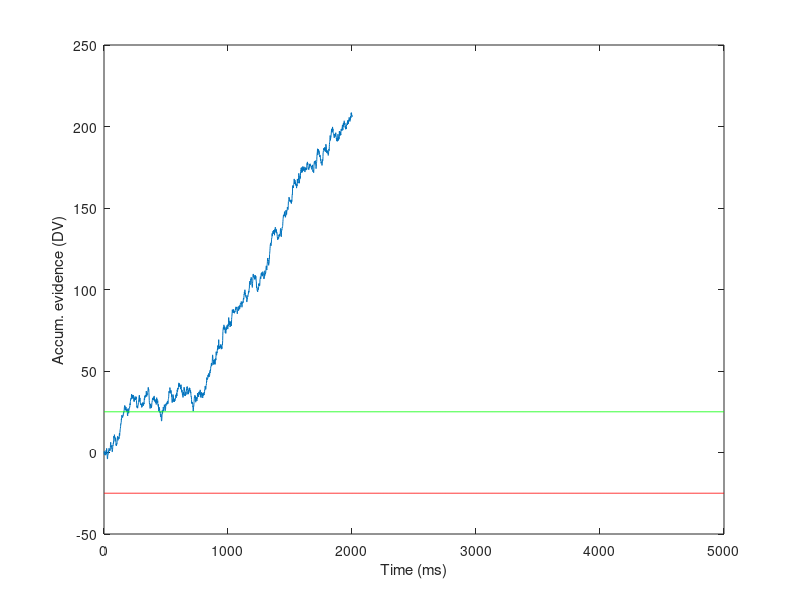
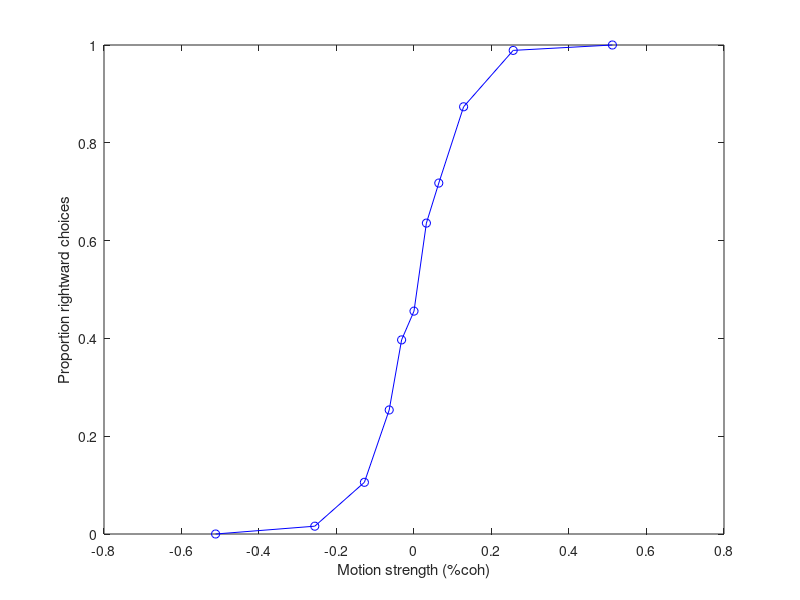
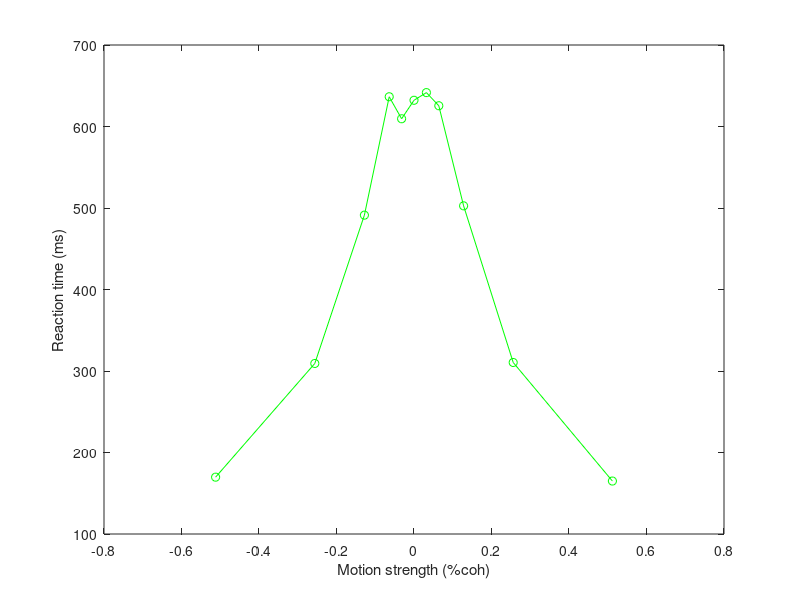

Write MATLAB code to recreate these figures, in order.
%% simDDM_simple.m
% simple simulation of a 1D drift-diffusion model in the context of a
% motion discrimination task (see e.g. Shadlen et al. 2006)
% CF circa 2015

clear all; close all;

ntrials = 5000;

% different levels of motion strength ('coherence')
cohs = [-0.512 -0.256 -0.128 -0.064 -0.032 0 0.032 0.064 0.128 0.256 0.512];

% delta-T (time step, in ms)
dT = 1;
% max duration of stimulus
maxdur = 2000;
timeAxis = 0:dT:maxdur;

% randomize coherence and duration for all trials (n draws with replacement)
coh = randsample(cohs,ntrials,'true')';


%% model parameters (play around with these to see their effects)
k = 0.3; % 'drift rate' or sensitivity term: a constant converting stimulus
         % strength into units of momentary evidence
sigma = 1; % standard deviation of momentary evidence; often fixed at 1
B = 25; % height of the bound, or threshold, for decision termination


%% simulate the diffusion process

% initialize variables
dv = nan(ntrials,length(timeAxis)); % the DV as a function of n and time
choice = nan(ntrials,1); % vector to store choices: 2=right=positive, 1=left=negative
RT = nan(ntrials,1); % reaction time
finalV = nan(ntrials,1); % endpoint of the DV
hitBound = nan(ntrials,1);

tic
for n = 1:ntrials
    % mean of momentary evidence
    mu = k * coh(n);

    % diffusion process: slow version***
    if n==1 % ***run this once, for illustration purposes
        momentaryEvidence = nan(maxdur,1);
        for t = 1:maxdur
            momentaryEvidence(t) = randn*sigma + mu; % random sample with mean=mu, s.d.=sigma
        end
        dv(n,1) = 0;
        dv(n,2:maxdur+1) = cumsum(momentaryEvidence);
        figure; plot(dv(n,:)); hold on; 
        plot(1:length(dv),ones(1,length(dv))*B,'g-');
        plot(1:length(dv),ones(1,length(dv))*-B,'r-');
        xlabel('Time (ms)'); ylabel('Accum. evidence (DV)');
        % (evidence is shown continuing to accumulate past the bound,
        % although it realy stops there; this can be useful
        % for diagnosing problems with certain parameter settings)
    end    

    % faster version: does not require a FOR loop over the variable t
    dv(n,:) = [0, cumsum(normrnd(mu,sigma,1,maxdur))];
        
    tempRT = find(abs(dv(n,:))>=B, 1);
    if isempty(tempRT) % did not hit bound
        RT(n) = maxdur;
        finalV(n) = dv(RT(n));
        hitBound(n) = 0;
    else % hit bound
        RT(n) = tempRT;
        finalV(n) = B*sign(dv(n,RT(n)));
        hitBound(n) = 1;
    end
    choice(n) = sign(finalV(n));  
end
toc

% quick sanity check to see if params give reasonable performance
pCorrect_total = (sum(choice==1 & coh>0) + sum(choice==-1 & coh<0)) / ntrials


%% plot proportion "rightward" (choice=1) and reaction time as a function of motion strength

for c = 1:length(cohs)
    I = coh==cohs(c);
    pRight(c,1) = sum(I & choice==1) / sum(I);
    meanRT(c,1) = mean(RT(I));
end

figure; plot(cohs,pRight(:,1),'bo-');
xlabel('Motion strength (%coh)'); ylabel('Proportion rightward choices');

figure; plot(cohs,meanRT(:,1),'go-');
xlabel('Motion strength (%coh)'); ylabel('Reaction time (ms)');

